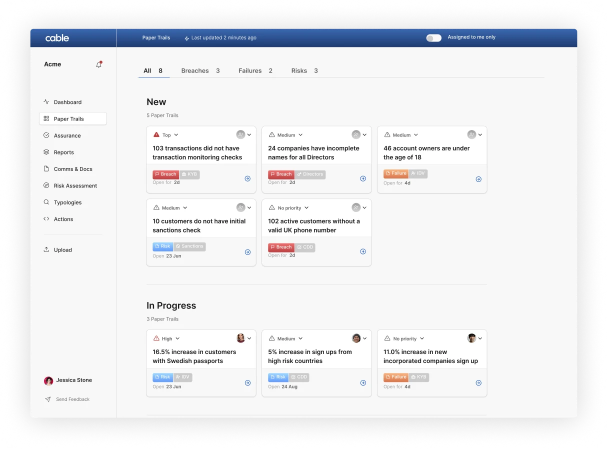
#> input picture versions/cable/2026-09-21/site/cable/img/suite-02.webp, 1216 x 900 px (shown at 1/2 size)
$ python diff.py ../../../../cable/2026-09-21/site/cable/img/suite-02.webp ../../../../cable/2026-09-21/site/cable/img/suite-05.webp
#> lines starting #> are read from the running program, lines starting #| are printed output that depends on the picture; pictures that were not available may be replaced by others from this repository, and a replacement may not be noted
"""Per-section diff of the page capture against Figma's section renders.
usage: python3 diff.py build.png [tag]"""
import sys, os
from PIL import Image
import numpy as np
from secs import SECS
W = os.path.dirname(os.path.abspath(__file__))
T = 24
build = np.asarray(Image.open(sys.argv[1]).convert('RGB')).astype(int)
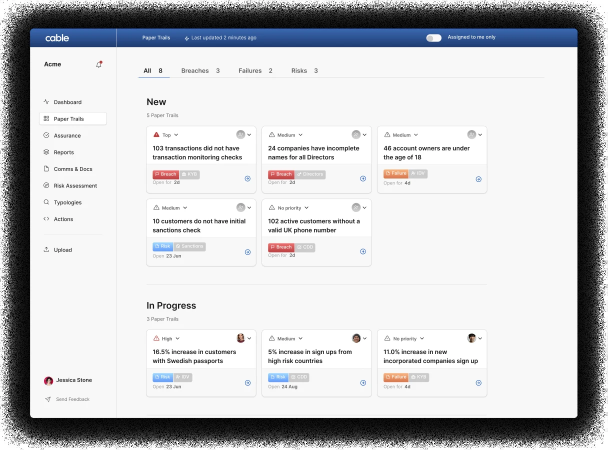
#> build: shape (900, 1216, 3) int64 (shown at 1/2 size); mean R, G, B 201.4, 202.4, 204.8
tag = sys.argv[2] if len(sys.argv) > 2 else 'run'
os.makedirs(f'{W}/heat', exist_ok=True)
tot_bad = tot = 0
print(f"{'sec':4}{'diff%>24':>10}{'maxΔ':>6}{'meanΔ':>8}{'>8 %':>8}")
for n, y, h in SECS:
    ref = np.asarray(Image.open(f'{W}/ref/s{n}.png').convert('RGB')).astype(int)
    b = build[y:y + h]
    d = np.abs(b - ref).max(axis=2)
#> d: shape (900, 1216) int64; every value is 0
    bad = d > T
#> bad: shape (900, 1216) bool; every value is 0
    tot_bad += bad.sum(); tot += bad.size
#> after `tot_bad += bad.sum()`: tot_bad = 0
#> after `tot += bad.size`: tot = 1094400
    print(f"{n:4}{100 * bad.mean():10.3f}{d.max():6d}{d.mean():8.3f}{100 * (d > 8).mean():8.3f}")
#| 01       0.000     0   0.000   0.000
    hm = (np.asarray(Image.open(f'{W}/ref/s{n}.png').convert('L')) * 0.25 + 190).astype(np.uint8)
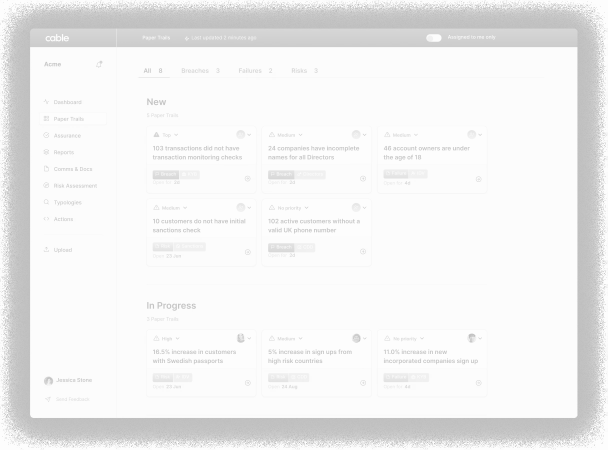
#> hm: shape (900, 1216) (shown at 1/2 size); min 190, max 253, mean 240.4
    hm = np.stack([hm] * 3, axis=2)
#> hm: shape (900, 1216, 3)
    hm[bad] = [255, 0, 0]
    hm[(d > 8) & ~bad] = [255, 190, 0]
    Image.fromarray(hm).save(f'{W}/heat/{tag}_s{n}.png')
#> pass 2 of the loop `for n, y, h in SECS:`:
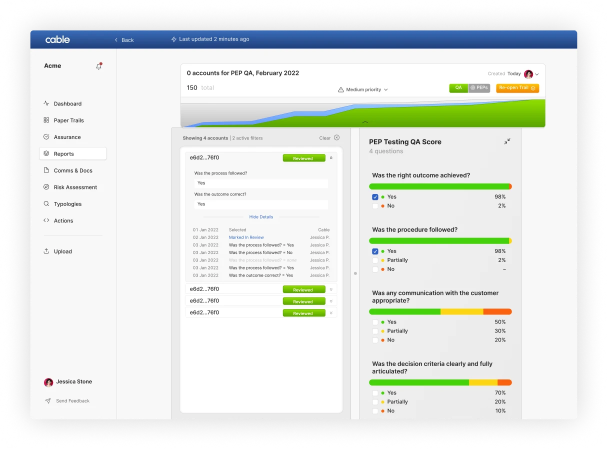
#> input picture versions/cable/2026-09-21/site/cable/img/suite-05.webp, 1216 x 900 px, given in place of s02.png, which was not available (shown at 1/2 size)
#> `ref = np.asarray(Image.open(f'{W}/ref/s{n}.png').convert('RGB')).astyp..`:
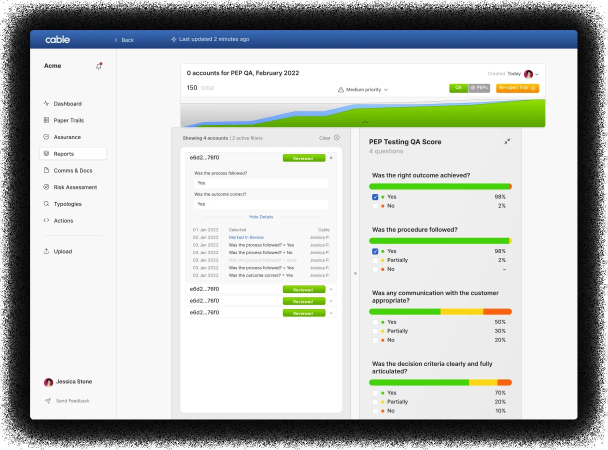
#> ref: shape (900, 1216, 3) int64 (shown at 1/2 size); mean R, G, B 194.4, 199.1, 194.7
#> b = empty array
#> (the run stopped early here; a loop or call above may not have finished)
